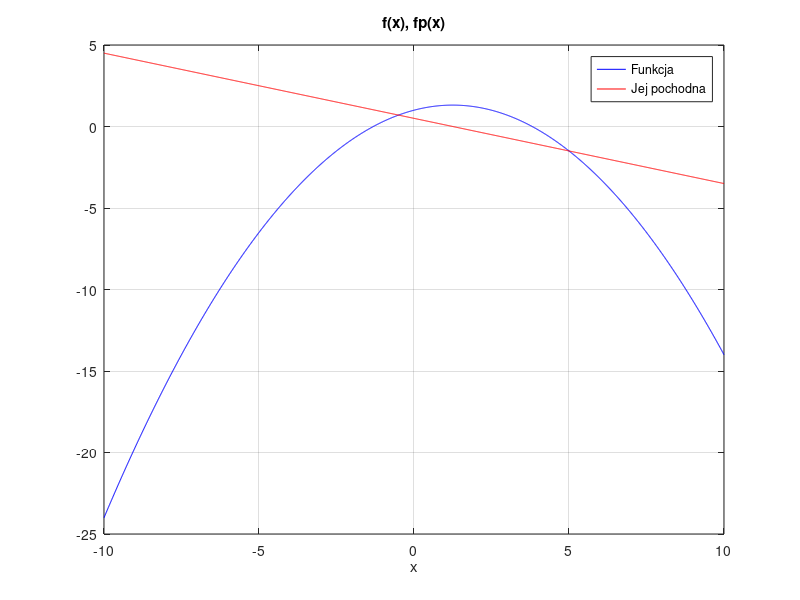

Write MATLAB code to recreate this figure. (Note: this script raises an error after producing the figure.)
% equnonlin_solve.m
clear all; close all;

it = 12;

%%
a  = pi-pi/5; b=pi+pi/5;  % znajdz zero funkcji y=sin(x) dla x=pi
f  = @(x) sin(x);         % definicja funkcji
fp = @(x) cos(x);         % definicja pochodnej funkcji
z = pi
TOL = 0.001 * pi;  % 1 promil pi


%%
nachylenie_okolo = 45;

switch nachylenie_okolo
    case 10
        a = -1; b = 5;
        A = 0.15; B = 0.3; C = 0.1;  
    case 45
        a = -4; b = 1;
        A = -0.2; B = 0.5; C = 1;  
    case 80
        a = 0; b = 6;
        A = 2; B = 3; C = -3.5;  
end

f = @(x) A*x.^2+B*x+C; 
fp= @(x) 2*A*x+B;
delta = B^2 - 4*A*C;
z1 = (-B - sqrt(delta)) / (2*A);
z2 = (-B + sqrt(delta)) / (2*A);
z = z2
kat_paraboli_w_z = rad2deg(atan(fp(z)))

TOL = 0.001;

%%
x = -10 : 0.01 : 10;
figure; plot( x, f(x), 'b-', x, fp(x),'r-'); grid; xlabel('x'); title('f(x), fp(x)');
legend('Funkcja','Jej pochodna');

cb = nonlinsolvers( f, fp, a, b, 'bisection', it );
cr = nonlinsolvers( f, fp, a, b, 'regula-falsi', it);
cn = nonlinsolvers( f, fp, a, b, 'newton-raphson', it);
figure;     
    plot( 1:it,cb,'o-' ); hold on;
    plot( 1:it,cr,'*-' );
    plot( 1:it,cn,'^-' );

xlabel('iter'); title('c(iter)');
grid on, legend('Bisection','Regula-Falsi','Newton-Raphson');

kiedy_zbierzne = @(preds) min(find(abs(preds - z) <= TOL));

fprintf('Bisection it: %d, result: %f, error: %f\n', kiedy_zbierzne(cb), cb(end), cb(end) - z);
fprintf('Regula-Falsi it: %d, result: %f, error: %f\n', kiedy_zbierzne(cr), cr(end), cr(end) - z);
fprintf('Newton-Raphson it: %d, result: %f, error: %f\n', kiedy_zbierzne(cn), cn(end), cn(end) - z);

